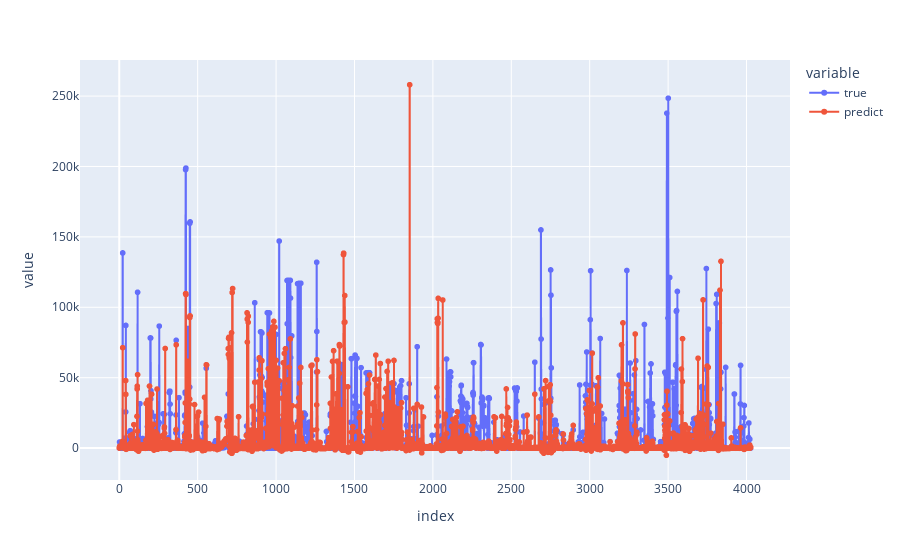

Source (notebook cell):
### Code cell
px.line(y_test_df, markers=True)

### Figure 1 — Plotly figure (JSON) as saved in the notebook; plotly's stock layout.template omitted (floating-point values rounded to 4 significant figures; data arrays with more than 128 entries replaced by an {"elided": "..."} marker saying what was removed)
{"data": [{"hovertemplate": "variable=true<br>index=%{x}<br>value=%{y}<extra></extra>", "legendgroup": "true", "line": {"color": "#636efa", "dash": "solid"}, "marker": {"symbol": "circle"}, "mode": "lines+markers", "name": "true", "showlegend": true, "type": "scattergl", "x": {"elided": "4028 int values"}, "xaxis": "x", "y": {"elided": "4028 int values"}, "yaxis": "y"}, {"hovertemplate": "variable=predict<br>index=%{x}<br>value=%{y}<extra></extra>", "legendgroup": "predict", "line": {"color": "#EF553B", "dash": "solid"}, "marker": {"symbol": "circle"}, "mode": "lines+markers", "name": "predict", "showlegend": true, "type": "scattergl", "x": {"elided": "4028 int values"}, "xaxis": "x", "y": {"elided": "4028 float values"}, "yaxis": "y"}], "layout": {"autosize": true, "legend": {"title": {"text": "variable"}, "tracegroupgap": 0}, "margin": {"t": 60}, "xaxis": {"anchor": "y", "autorange": true, "domain": [0, 1], "range": [-246.3, 4273.0], "title": {"text": "index"}, "type": "linear"}, "yaxis": {"anchor": "x", "autorange": true, "domain": [0, 1], "range": [-23730.0, 276700.0], "title": {"text": "value"}, "type": "linear"}}}
